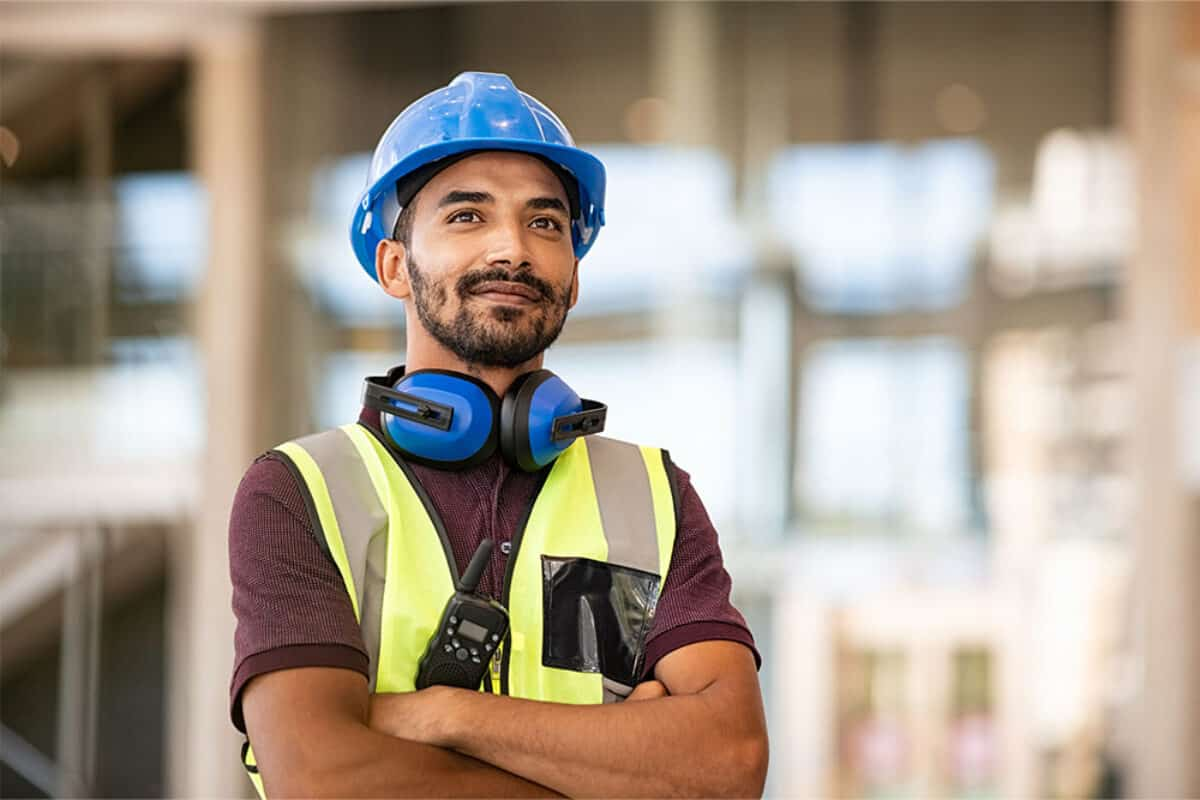
#> input picture image_enhancement_functions/image.png, 1200 x 800 px
$ python tranform.py
#> lines starting #> are read from the running program, lines starting #| are printed output that depends on the picture; long printed decimals are rounded
import cv2
import numpy as np

def get_birdseye_view(frame):
    src_pts = np.float32([
        [450, 310],  # Top-left
        [820, 310],  # Top-right
        [1150, 750], # Bottom-right
        [120, 750]   # Bottom-left
    ])

    width, height = 500, 600
    dst_pts = np.float32([
        [0, 0],              # Top-left
        [width, 0],          # Top-right
        [width, height],     # Bottom-right
        [0, height]          # Bottom-left
    ])

    matrix = cv2.getPerspectiveTransform(src_pts, dst_pts)

    warped_image = cv2.warpPerspective(frame, matrix, (width, height), flags=cv2.INTER_LINEAR)

    return warped_image, matrix

def map_detection_to_ground(coords, matrix):
    pts = np.array([[coords]], dtype='float32')
    ground_pts = cv2.perspectiveTransform(pts, matrix)
    return ground_pts

if __name__ == "__main__":
    image = cv2.imread("image_enhancement_functions/image.png")
#> image is the input picture: shape (800, 1200, 3); mean B, G, R 138.9, 152.7, 165.4
    if image is not None:
        warped_img, H_matrix = get_birdseye_view(image)
#> in get_birdseye_view, `warped_image = cv2.warpPerspective(frame, matrix, (width, height), fla..`:
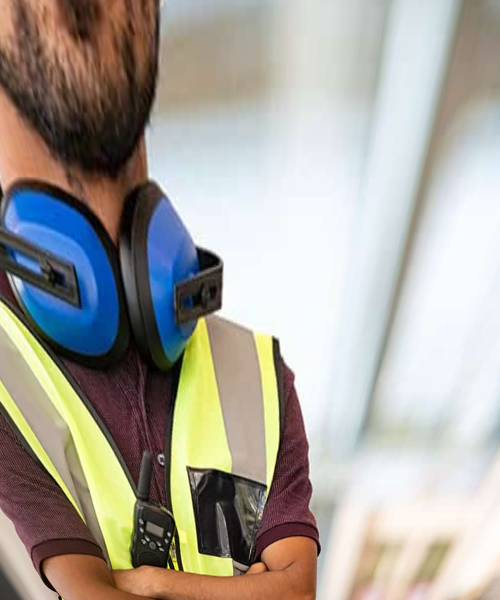
#> warped_image: shape (600, 500, 3); mean B, G, R 157.4, 165.2, 169.3
#> H_matrix = [[-5.26, -3.95, 3592.1], [5.54e-15, -14.78, 4583.3], [7.51e-18, -0.0158, 1]]

        worker_feet = [600, 500]
        ground_coord = map_detection_to_ground(worker_feet, H_matrix)
#> in map_detection_to_ground, `ground_pts = cv2.perspectiveTransform(pts, matrix)`: ground_pts = [[223.3, 407.4]]
#> ground_coord = [[223.3, 407.4]]

        print(f"Worker is at ground position: {ground_coord}")
#| Worker is at ground position: [[[223.282 407.425]]]
    else:
        print("Error: Could not read image.png")

$ run again, with V2/scripts/img.png copied over image_enhancement_functions/image.png
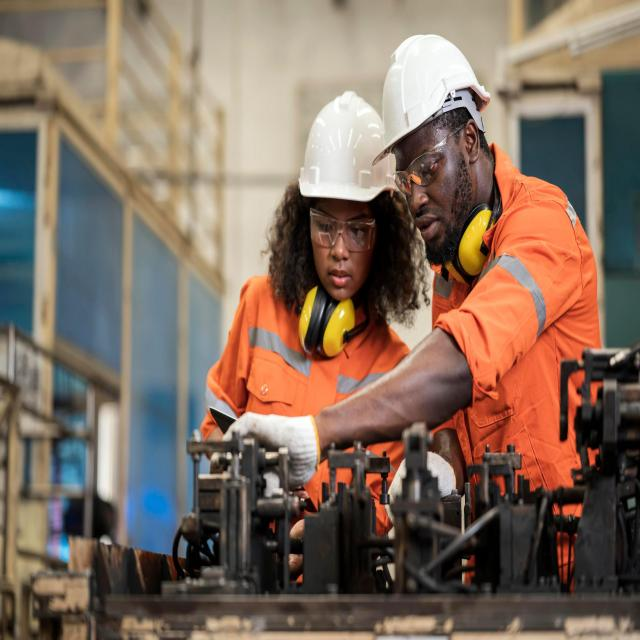
#> input picture V2/scripts/img.png, 640 x 640 px
#> image is the input picture: shape (640, 640, 3); mean B, G, R 94.8, 108.7, 128.9
#> in get_birdseye_view, `warped_image = cv2.warpPerspective(frame, matrix, (width, height), fla..`:
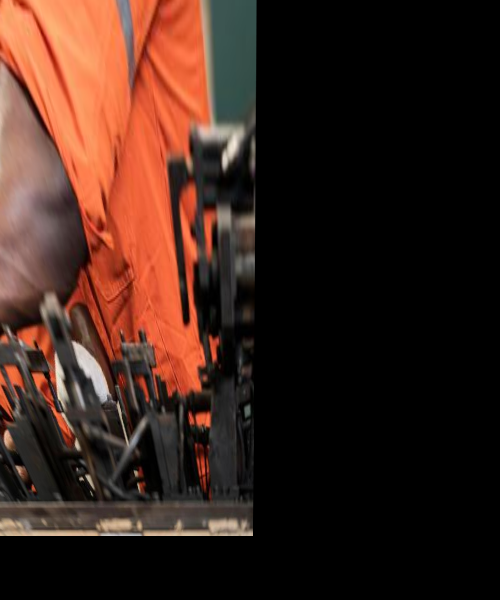
#> warped_image: shape (600, 500, 3); mean B, G, R 27.1, 35.5, 60.1
#> H_matrix = [[-5.26, -3.95, 3592.1], [5.54e-15, -14.78, 4583.3], [7.51e-18, -0.0158, 1]]
#> ground_pts = [[223.3, 407.4]]
#| Worker is at ground position: [[[223.282 407.425]]]
